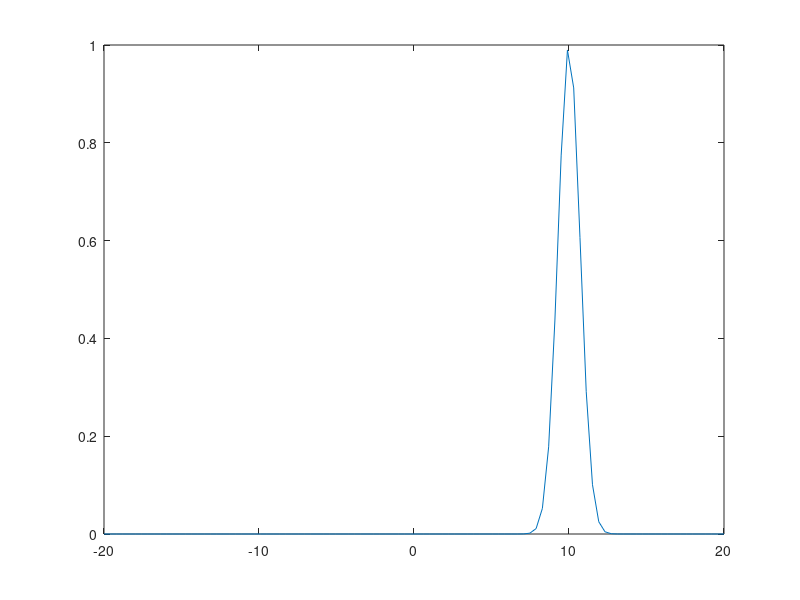

This figure's MATLAB source: (Note: this script raises an error after producing the figure.)
% Sanity Check code if it is needed.
test_func = @(w) exp(-(w-10).^2);
ws = linspace(-20,20,100);
figure(1)
plot(ws, test_func(ws))
% test_func = @(w) exp(-(w).^2);
a=4; b = 16; t = -1;
% We need to incorporate delta into this to sample the points at the
% correct spots
delta = (b + a) / 2;
M = 50; 
ms = (-M/2:M/2-1);
dx = (b - a) / M;
xn = ms * dx;
fs = test_func(xn + delta);

fs = fftshift(fs);
% plot(fs)
A = (b - a) / 2;
delta = (b + a) / 2;
cms = (1/M) * fft(fs);
cms = fftshift(cms);


clc
val = ft(cms,a,b,t,true,true)
% val = ft(test_func(xn),a,b,t,true)
true_val = integral(@(w) test_func(w) .* exp(-1i * w * t),a,b)

%%
% test_func = @(w) exp(-(w).^2);
% ws = linspace(-10,10,100);
% figure(1)
% plot(ws, test_func(ws))
% exact = @(t) exp(-t^2/4) / sqrt(2);
% % a=-pi; b = pi; t = 3;
% a=-4; b = 4; t = 0;
% M = 201; 
% ms = (-M/2:M/2-1);
% dx = (b - a) / M;
% xn = ms * dx;
% fs = test_func(xn);
% 
% fs = fftshift(fs);
% % plot(fs)
% A = (b - a) / 2;
% delta = (b + a) / 2;
% cms = (1/M) * fft(fs);
% cms = fftshift(cms);
% % plot(real(cms))
% P = 2 * A;
% is_forward = false;
% alpha = P / (2 *pi);
% val = P .* sin(((pi * A * 2)/P)* (alpha *t - ms)) ;
% val = val ./ (pi * (alpha * t - ms));
% val = sum(cms .* val)
% % val = sum(cms .* 2*A .* sinc((A/pi) * t - ms))
% val = ft(test_func(xn),a,b,t,is_forward)
% true_val = integral(@(w) test_func(w) .* exp(-1i * w * t),a,b,'AbsTol',1e-10)
% % exact(t) * sqrt(2 * pi)


% a_t = @(t) 5 * exp(-(t - 6).^2 / 2);
% a=-10; b = 10;
% M = 41; 
% % ms = (0:M-1);
% ms = (-M/2:M/2-1);
% dx = (b - a) / M;
% xn = ms * dx;
% t_vals = xn;
% 
% 
% ak = a_t(t_vals + s_k(ss)) .* window(t_vals + s_k(ss), H);
% figure(2)
% plot(linspace(-H,H,length(ak)),ak)
% 
% Bkslow(ss, ww) = ft(ak,-H,H,0,false);
% % TESTING: check the integrals are computed correctly.
% % TODO: There is a bug here it seems!
% Bkslow(ss,ww)
% akt = @(t) a_t(t + s_k(ss)) .* window(t + s_k(ss),H);
% integral(@(t) akt(t) .* exp(1i * 0 *t ),-H,H)





















